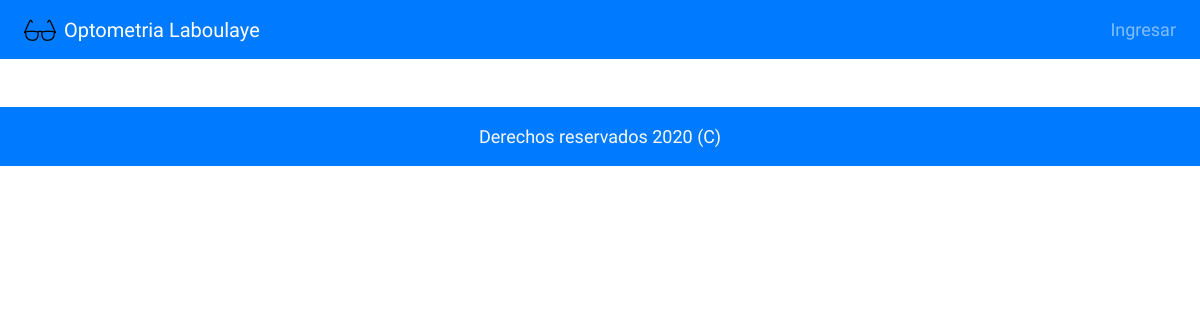
/optometrialbye/turno/detalle, run on an earlier commit of the app's database.
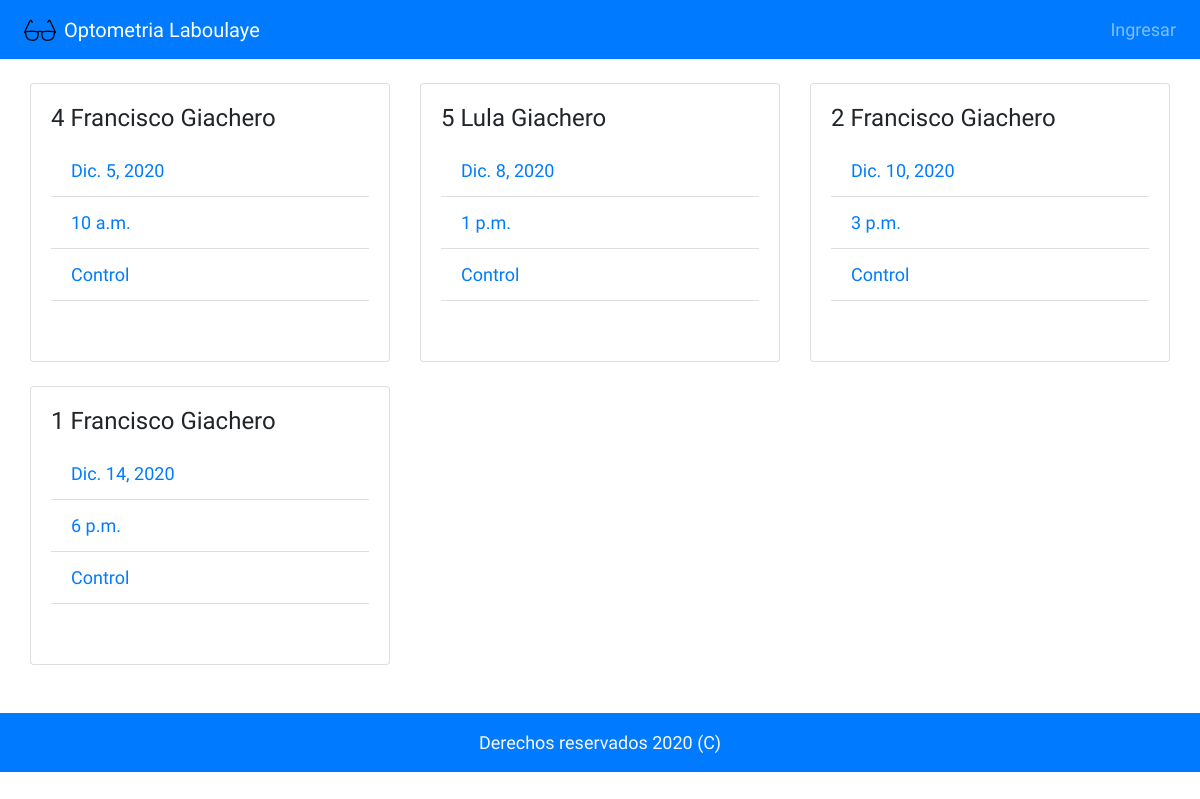
And on a later commit of the database.
### optometrialbye/models.py (models this page shows, shortened)
class Turnos(models.Model):
    dia = models.DateField(default= date.today)
    hora = models.TimeField(default= timezone.now)
    medico = models.CharField(max_length=255, blank=True)
    paciente = models.ForeignKey(Pacientes, on_delete=models.CASCADE)
    motivo = models.CharField('Motivo', max_length=255, blank=True)
    class Meta:
        ordering = ['dia']

class Pacientes(models.Model):
    nombre = models.CharField(max_length= 100)
    apellido = models.CharField(max_length= 100)
    genero = models.CharField(max_length= 2, choices= genero_opciones)
    celular_regex = RegexValidator(regex=r'^\+?549?\d{10}$', message = "Número debe ser ingresado en formato '+549XXXXXXXXXX'.")
    celular = models.CharField("Celular", validators=[celular_regex], max_length = 14, unique = True)
    historial = models.CharField( 'Historial', max_length=200, blank= True)
    class Meta:
        ordering = ['apellido']
    def __str__(self):
        nombre_apellido = f'{self.nombre} {self.apellido}'
        return nombre_apellido

### optometrialbye/views.py (the view)
# urls.py: path('turno/detalle', views.DetalleTurno, name = 'detalle_turno'),
def DetalleTurno (request):
    turnos = Turnos.objects.all()
    return render(request, "optolbye/detalle_turno.html", {"turnos" : turnos})

### optometrialbye/templates/optolbye/detalle_turno.html (shortened to what this page needs)
{% extends 'optolbye/base.html' %}
{% load static %}
{% block body %}
<main class="py-4">
    <div class="container-fluid">
        <div class="row m-0">
            {% for turno in turnos %}
            <div class="col-md-4 mb-4">
                <div class="card">
                    <div class="card-body">
                      <h4 class="card-title">{{turno.id}} {{turno.paciente}}</h4>
                      <ul class = "list-group list-group-flush">
                          <li class = "list-group-item"><a href="#">{{turno.dia}}</a></li>
                          <li class = "list-group-item"><a href="#">{{turno.hora}}</a></li>
                          <li class = "list-group-item"><a href="#">{{turno.motivo}}</a></li>
                      </ul>
                     <div class="card-body w-50 mx-auto">
                     </div>
                    </div>
                </div>
            </div>
            {% endfor %}
        </div>
    </div>
</main>
{% endblock  %}
{% block footer %}
<footer class="py-3 bg-primary">
    <div class="container">
      <p class="m-0 text-light text-center">Derechos reservados 2020 (C)</p>
    </div>
</footer>
{% endblock %}

What changed in the data, as far as the page shows it:
added Turnos: id "4", paciente "Francisco Giachero", dia "Dic. 5, 2020", hora "10 a.m.", motivo "Control"
added Turnos: id "5", paciente "Lula Giachero", dia "Dic. 8, 2020", hora "1 p.m.", motivo "Control"
added Turnos: id "2", paciente "Francisco Giachero", dia "Dic. 10, 2020", hora "3 p.m.", motivo "Control"
added Turnos: id "1", paciente "Francisco Giachero", dia "Dic. 14, 2020", hora "6 p.m.", motivo "Control"
